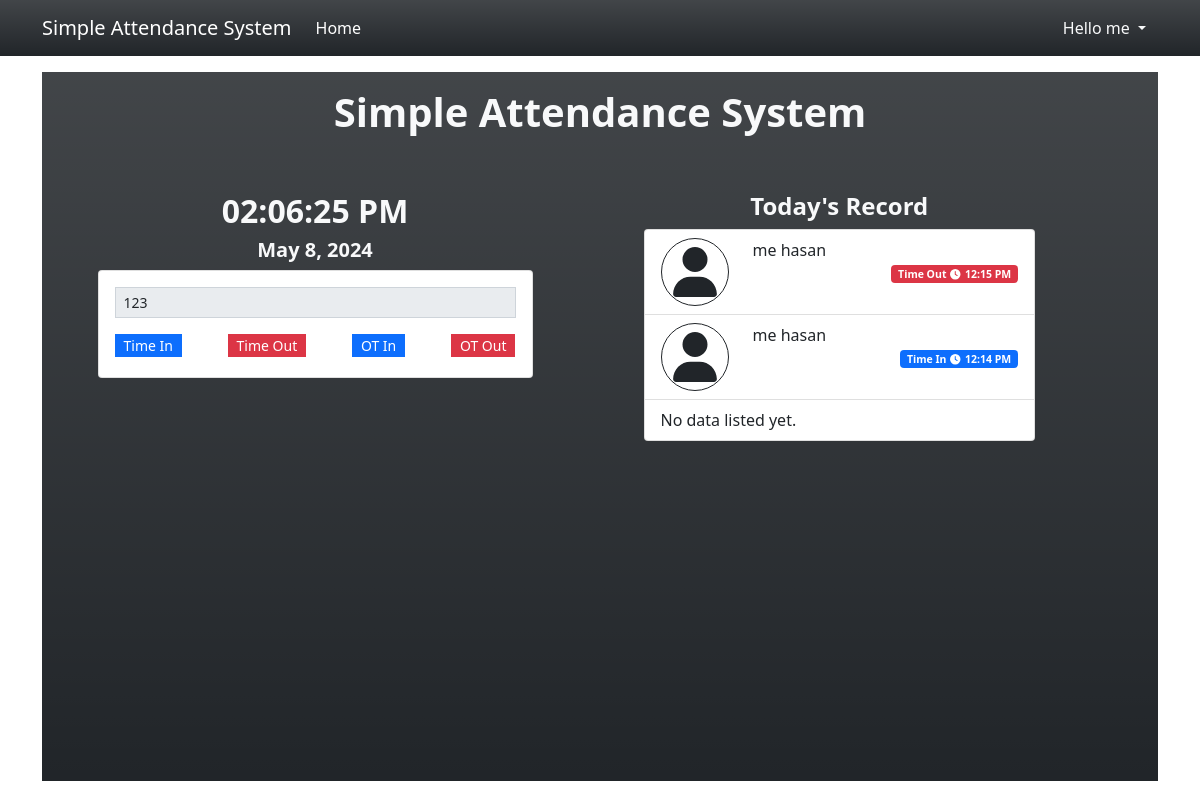
The app's page / (signed in), older data.
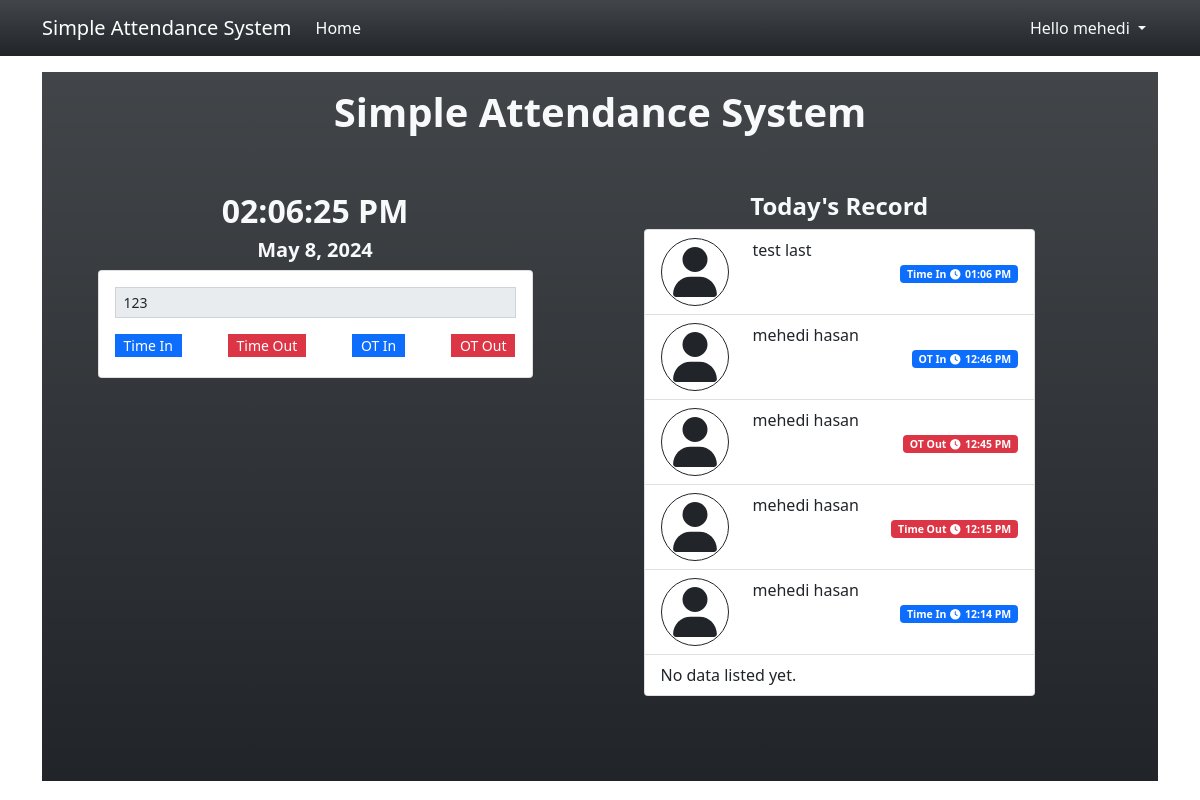
The same page, newer data.
### tables this page shows
CREATE TABLE employee_list (
            `employee_id` INTEGER NOT NULL PRIMARY KEY AUTOINCREMENT,
            `employee_code` TEXT NOT NULL,
            `firstname` TEXT NOT NULL,
            `middlename` TEXT NULL,
            `lastname` TEXT NOT NULL,
            `gender` TEXT NOT NULL,
            `department_id` INTEGER NULL,
            `designation_id` INTEGER NULL,
            `contact` TEXT NOT NULL,
            `email` TEXT NOT NULL,
            `status` INTEGER NOT NULL DEFAULT 1,
            `date_created` TIMESTAMP DEFAULT CURRENT_TIMESTAMP,
            `date_updated` TIMESTAMP NULL, password varchar(255) NULL,
            FOREIGN KEY(`department_id`) REFERENCES `department_list`(`department_id`) ON DELETE SET NULL,
            FOREIGN KEY(`designation_id`) REFERENCES `designation_list`(`designation_id`) ON DELETE SET NULL
        );

CREATE TABLE att_type_list (
            `att_type_id` INTEGER NOT NULL PRIMARY KEY AUTOINCREMENT,
            `name` TEXT NOT NULL,
            `status` INTEGER NOT NULL DEFAULT 1,
            `date_created` TIMESTAMP DEFAULT CURRENT_TIMESTAMP
        );

CREATE TABLE attendance_list (
            `attendance_id` INTEGER NOT NULL PRIMARY KEY AUTOINCREMENT,
            `employee_id` TEXT NOT NULL,
            `att_type_id` TEXT NOT NULL,
            `date_created` TIMESTAMP DEFAULT CURRENT_TIMESTAMP,
            `date_updated` TIMESTAMP NULL,
            FOREIGN KEY(`employee_id`) REFERENCES `employee_list`(`employee_id`) ON DELETE CASCADE,
            FOREIGN KEY(`att_type_id`) REFERENCES `att_type_list`(`att_type_id`) ON DELETE CASCADE
        );

### home.php (the view, shortened to what this page needs)
<?php if($_SESSION['type'] == 3): ?>
    <section class="bg-dark bg-gradient text-light">
        <div class="container py-3 d-flex flex-column">
            <div class="w-100 h-25 d-flex  align-items-center">
                <h2 class="text-center w-100 fs-1"><b>Simple Attendance System</b></h2>
            </div>
            <div class="w-100 row flex-grow-1 mt-5">
                <div class="col-md-6 d-flex flex-column align-items-center h-100">
                    <div class="w-100 h-25 d-flex align-items-center">
                        <div class="w-100">
                            <h2 class="text-center"><b><span id="time_display"><?php echo date("h:i A") ?></span></b></h2>
                            <h5 class="text-center"><b><span id="date_display"><?php echo date("M d,Y ") ?></span></b></h5>
                        </div>
                    </div>
                    <div class="w-100 h-75 d-flex align-items-center">
                        <div class="w-100">
                            <div class="card text-dark col-sm-10 offset-sm-1 align-middle h-auto">
                                <div class="card-body">
                                    <div class="form-group">
                                        <?php
                                            $user = $conn->query("SELECT * FROM employee_list where employee_id = $_SESSION[user_id]");
                                            while($data = $user->fetchArray()){?>
                                            <input type="text" autofocus class="form-control form-control-sm rounded-0" disabled value="<?php echo $data['employee_code']?>" id="employee_code">
                                        <?php }?>
                                    </div>
                                    <div class="form-group d-flex justify-content-between mt-3 mb-1">
                                        <?php
                                        $qry = $conn->query("SELECT * FROM `att_type_list` order by att_type_id asc");
                                        while($row= $qry->fetchArray()):
                                            $bg = 'primary';
                                            if(in_array($row['att_type_id'],array(2,4)))
                                            $bg = 'danger';
                                        ?>
                                        <button class="att_btn btn btn-sm btn-<?php echo $bg ?> rounded-0 py-0" type="button" data-id="<?php echo $row['att_type_id'] ?>"><?php echo $row['name'] ?></button>
                                        <?php endwhile; ?>
                                    </div>
                                </div>
                            </div>
                        </div>
                    </div>
                </div>
                <div class="col-md-6 h-100 d-flex align-items-center">
                    <div class="w-100">
                        <div class="col-sm-9 offset-sm-1">
                            <h4 class="text-light text-center"><b>Today's Record</b></h4>
                            <div class="overflow-auto" style="height:67vh">
                                <ul class="list-group">
                                    <?php
                                    $today = date("Y-m-d");
                                    $att_qry = $conn->query("SELECT a.*,t.name as tname,(e.firstname || ' ' || e.lastname || ' ' || e.middlename) as `fullname` FROM `attendance_list` a inner join employee_list e on a.employee_id = e.employee_id inner join att_type_list t on a.att_type_id = t.att_type_id where date(a.date_created) = '".$today."' ORDER BY strftime('%s', a.date_created) desc");
                                    while($row = $att_qry->fetchArray()):
                                        $bg = "primary";
                                        if(in_array($row['att_type_id'],array(2,4)))
                                        $bg = "danger";
                                    ?>
                                    <li class="list-group-item att-item" data-id="<?php echo $row['attendance_id'] ?>">
                                    <div class="row row-cols-2">
                                        <div class="col-auto d-flex align-items-center"><span class="fa border border-dark p-2 fa-user rounded-circle" style="width:50px !important;height:50px !important" ></span></div>
                                        <div class="col-auto flex-grow-1 d-flex flex-column">
                                            <div class="w-100">
                                                <?php echo $row['fullname'] ?>
                                            </div>
                                            <div class='w-100 d-flex justify-content-end'>
                                                <small><span class="badge bg-<?php echo $bg ?>"><?php echo $row['tname'] ?><i class="fa fa-clock mx-1"></i><?php echo date("h:i A",strtotime($row['date_created'])) ?></span></small>
                                            </div>
                                        </div>
                                    </div>
                                    </li>
                                    <?php endwhile; ?>
                                    <?php if(!$att_qry->fetchArray()): ?>
                                    <li class="list-group-item" id="noData">No data listed yet.</li>
                                    <?php endif; ?>
                                </ul>
                            </div>
                        </div>
                    </div>
                </div>
            </div>
        </div>
    </section>
<?php endif; ?>

### index.php (shortened to what this page needs)
<?php
$page = isset($_GET['page']) ? $_GET['page'] : 'home';
?>
<!DOCTYPE html>
<html lang="en">
<head>
    <link rel="stylesheet" href="Font-Awesome-master/css/all.min.css">
    <link rel="stylesheet" href="css/bootstrap.min.css">
    <link rel="stylesheet" href="DataTable/assets/css/datatables.min.css">
</head>
<body>
    <main>
    <nav class="navbar navbar-expand-lg navbar-dark bg-dark bg-gradient" id="topNavBar">
        <div class="container">
            <a class="navbar-brand" href="#">
            Simple Attendance System
            </a>
            <div class="collapse navbar-collapse" id="navbarNav">
                <ul class="navbar-nav">
                <?php if($_SESSION['type'] == 1): ?>
                    <li class="nav-item">
                        <a class="nav-link <?php echo ($page == 'home')? 'active' : '' ?>" aria-current="page" href="./">Home</a>
                    </li>
                    <li class="nav-item">
                        <a class="nav-link <?php echo ($page == 'employees')? 'active' : '' ?>" aria-current="page" href="./?page=employees">Employee</a>
                    </li>
                    <li class="nav-item">
                        <a class="nav-link <?php echo ($page == 'attendance_list')? 'active' : '' ?>" href="./?page=attendance_list">Attendance Records</a>
                    </li>
                    <li class="nav-item">
                        <a class="nav-link " href="./attendance.php" target="_blank">Attendance</a>
                    </li>
                    <li class="nav-item">
                        <a class="nav-link <?php echo ($page == 'users')? 'active' : '' ?>" aria-current="page" href="./?page=users">Users</a>
                    </li>
                    <li class="nav-item">
                        <a class="nav-link" href="./?page=maintenance">Maintenance</a>
                    </li>
                    <?php elseif($_SESSION['type'] == 3): ?>
                        <li class="nav-item">
                            <a class="nav-link <?php echo ($page == 'home')? 'active' : '' ?>" aria-current="page" href="./">Home</a>
                        </li>
                    <?php endif ?>
                </ul>
            </div>
            <div>
            <div class="dropdown">
                <button class="btn btn-secondary dropdown-toggle bg-transparent  text-light border-0" type="button" id="dropdownMenuButton1" data-bs-toggle="dropdown" aria-expanded="false">
                    Hello <?php echo $_SESSION['fullname'] ?>
                </button>
            </div>
            </div>
        </div>
    </nav>
    <div class="container py-3" id="page-container">
        <?php
            include $page.'.php';
        ?>
    </div>
    </main>
</body>
</html>

### index.php (style rules this page uses)
html,body { height:100%; width:100%; }
main { height:100%; display:flex; flex-flow:column; }
#page-container { flex: 1 1 auto; overflow:auto; }
#topNavBar { flex: 0 1 auto; }

Row changes from the older to the newer data that the page shows:
added attendance_list: fullname "test last", att_type.name "Time In", date_created "01:06 PM"
added attendance_list: fullname "mehedi hasan", att_type.name "OT In", date_created "12:46 PM"
added attendance_list: fullname "mehedi hasan", att_type.name "OT Out", date_created "12:45 PM"
computed for attendance_list "12:15 PM": fullname "me hasan" → "mehedi hasan"
computed for attendance_list "12:14 PM": fullname "me hasan" → "mehedi hasan"
Text that changed along with them:
$_SESSION['fullname']: "me" → "mehedi"
